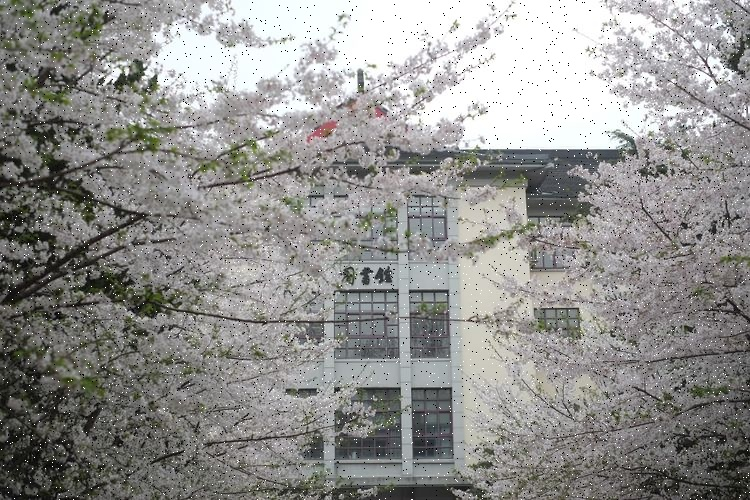
#> input picture salt.jpg, 750 x 500 px
$ python blur.py
#> lines starting #> are read from the running program, lines starting #| are printed output that depends on the picture
import cv2

# 读取图像
img = cv2.imread('./salt.jpg')
#> img is the input picture: shape (500, 750, 3); mean B, G, R 142.3, 144.7, 145
print(img.shape)
#| (500, 750, 3)

# 对图像进行均值滤波
img_mean = cv2.blur(img, (5, 5))

# 对图像进行中值滤波
img_median = cv2.medianBlur(img, 5)

# 对图像进行高斯滤波
img_Guassian = cv2.GaussianBlur(img, (5, 5), 0)

# 图像显示
cv2.imshow("img", img)

cv2.imwrite('salt_img_mean.jpg', img_mean)
cv2.imwrite('salt_img_median.jpg', img_median)
cv2.imwrite('salt_img_Guassian.jpg', img_Guassian)

cv2.putText(img_mean, "img_mean", (50, 50), cv2.FONT_HERSHEY_SIMPLEX, 1.5, (255, 0, 0), 4)
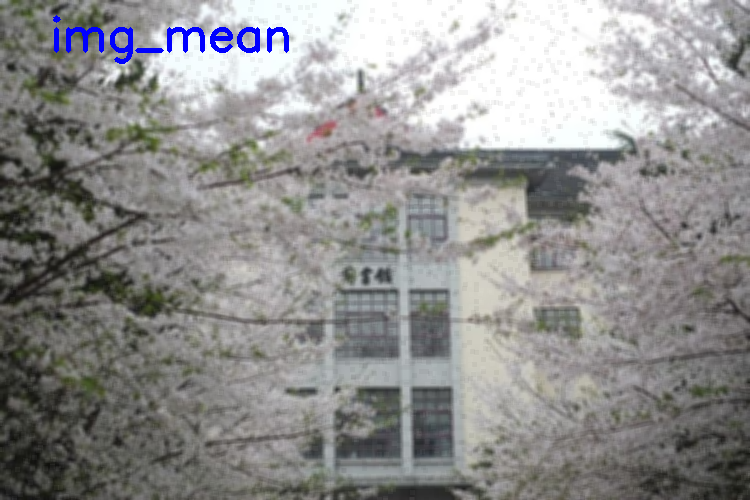
#> img_mean: shape (500, 750, 3); mean B, G, R 142.8, 143.4, 143.8
cv2.putText(img_median, "img_median", (50, 50), cv2.FONT_HERSHEY_SIMPLEX, 1.5, (255, 0, 0), 4)
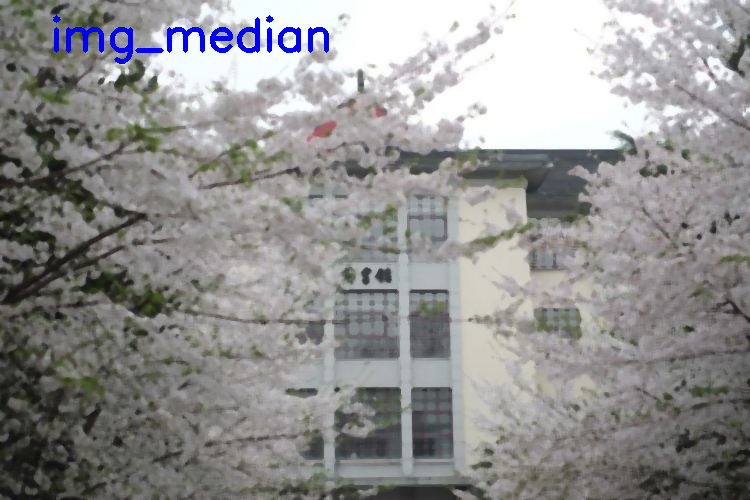
#> img_median: shape (500, 750, 3); mean B, G, R 144.3, 144.5, 144.9
cv2.putText(img_Guassian, "img_Guassian", (50, 50), cv2.FONT_HERSHEY_SIMPLEX, 1.5, (255, 0, 0), 4)
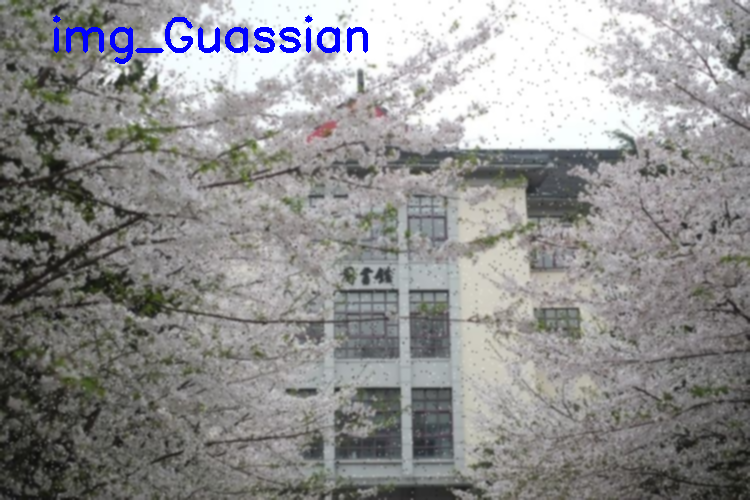
#> img_Guassian: shape (500, 750, 3); mean B, G, R 142.8, 142.7, 143.1

cv2.imshow("img_mean", img_mean)
cv2.imshow("img_median", img_median)
cv2.imshow("img_Guassian", img_Guassian)

img = cv2.imread('./gauss.jpg')
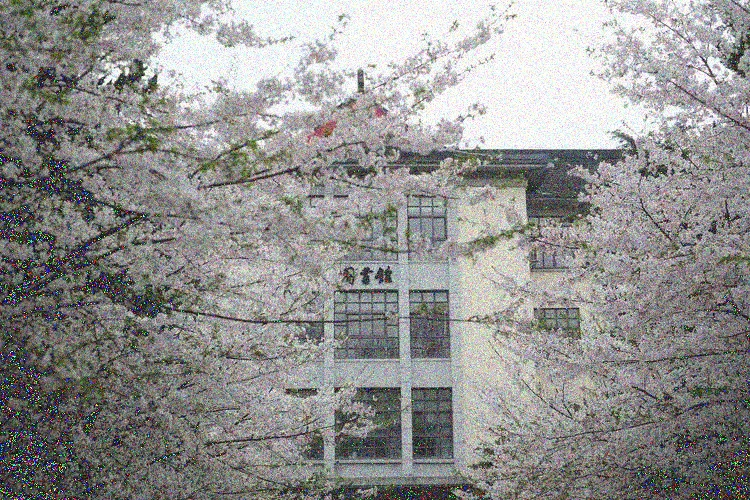
#> input picture gauss.jpg, 750 x 500 px
#> img is the input picture: shape (500, 750, 3); mean B, G, R 143.2, 144.9, 145.4
print(img.shape)
#| (500, 750, 3)

# 对图像进行均值滤波
img_mean = cv2.blur(img, (5, 5))

# 对图像进行中值滤波
img_median = cv2.medianBlur(img, 5)

# 对图像进行高斯滤波
img_Guassian = cv2.GaussianBlur(img, (5, 5), 0)

# 图像显示
cv2.imshow("img", img)
cv2.imwrite('gauss_img_mean.jpg', img_mean)
cv2.imwrite('gauss_img_median.jpg', img_median)
cv2.imwrite('gauss_img_Guassian.jpg', img_Guassian)

cv2.putText(img_mean, "img_mean", (50, 50), cv2.FONT_HERSHEY_SIMPLEX, 1.5, (255, 0, 0), 4)
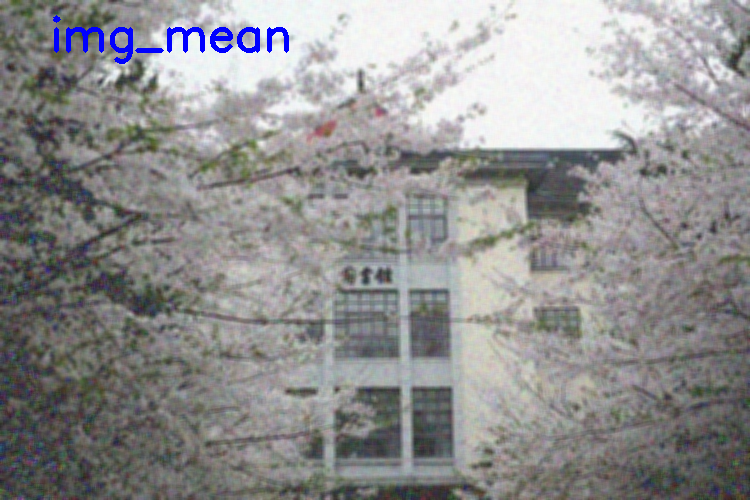
#> img_mean: shape (500, 750, 3); mean B, G, R 143.7, 143.6, 144.1
cv2.putText(img_median, "img_median", (50, 50), cv2.FONT_HERSHEY_SIMPLEX, 1.5, (255, 0, 0), 4)
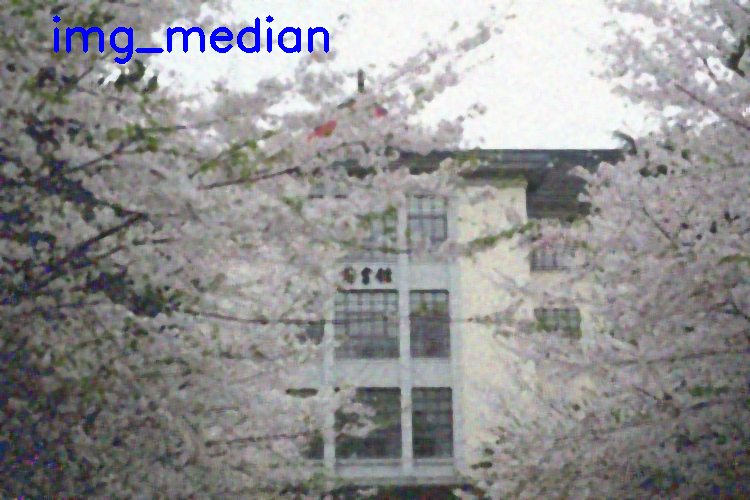
#> img_median: shape (500, 750, 3); mean B, G, R 144.4, 143.7, 144.4
cv2.putText(img_Guassian, "img_Guassian", (50, 50), cv2.FONT_HERSHEY_SIMPLEX, 1.5, (255, 0, 0), 4)
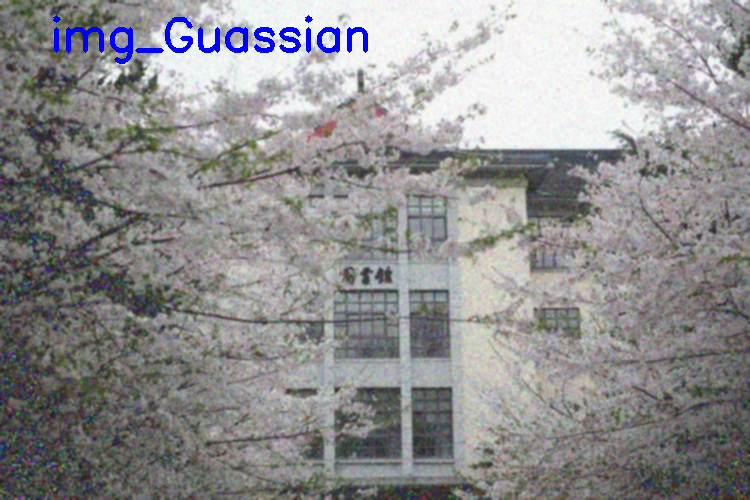
#> img_Guassian: shape (500, 750, 3); mean B, G, R 143.8, 143, 143.5

cv2.imshow("img_mean", img_mean)
cv2.imshow("img_median", img_median)
cv2.imshow("img_Guassian", img_Guassian)


cv2.waitKey(0)
cv2.destroyAllWindows()
